Frame 1 (no input): blank canvas, image omitted
Frame 60 (the mouse pressed at the canvas centre just before this capture): blank canvas, image omitted
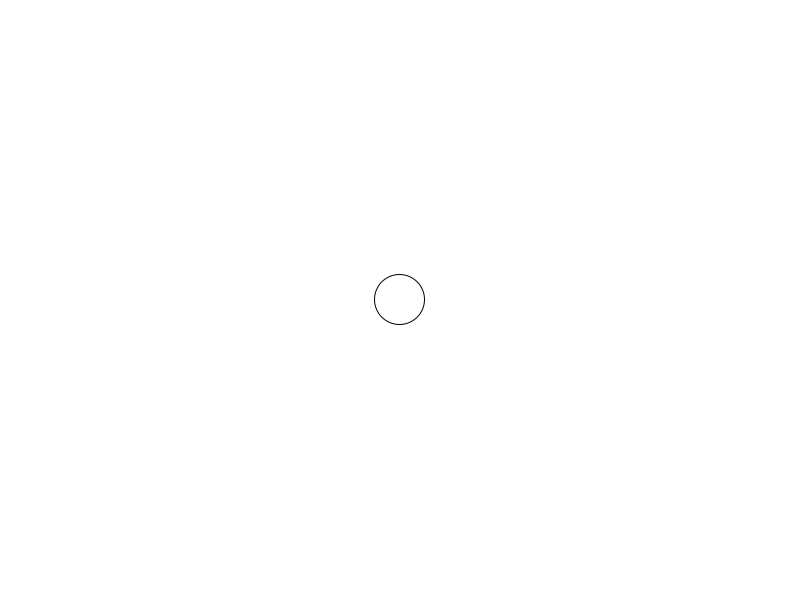
Frame 120 (the mouse held since frame 60 and released just before this capture)

The Processing sketch whose frames 1 and 60 were blank and that drew this single picture after the mouse press (run headless with seeded random() and noise(); from frame 60 on, the mouse is pressed at the canvas centre):

// Processing sketch: test2_4
// ── test2_4.pde
// 追従する円(近くでゆっくり)
float x =0;
float y = 0;
void setup() {
    size(800, 600);
}

void draw() {
    background(255);
    x = x + (mouseX - x) / 10;
    y = y + (mouseY - y) / 10;
    ellipse(x, y, 50, 50);
}
